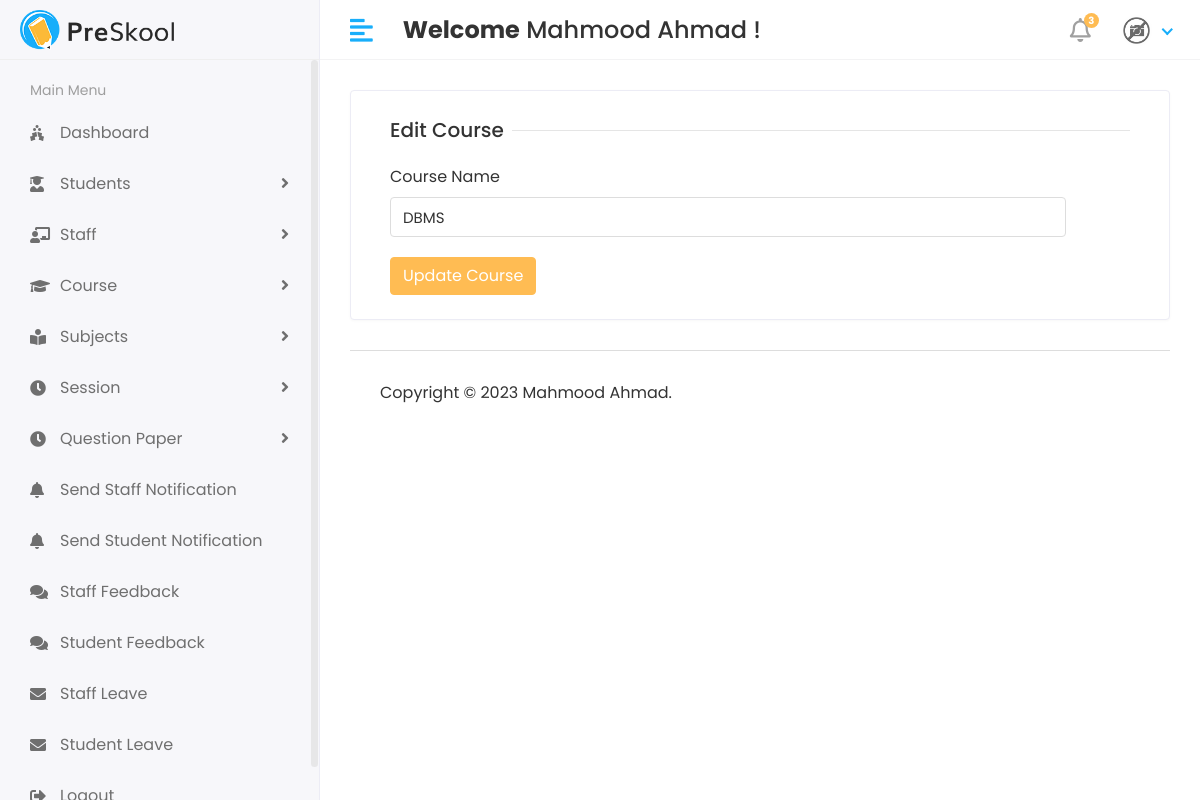
Before: /hod/course/Edit/1 (signed in) with the older database file.
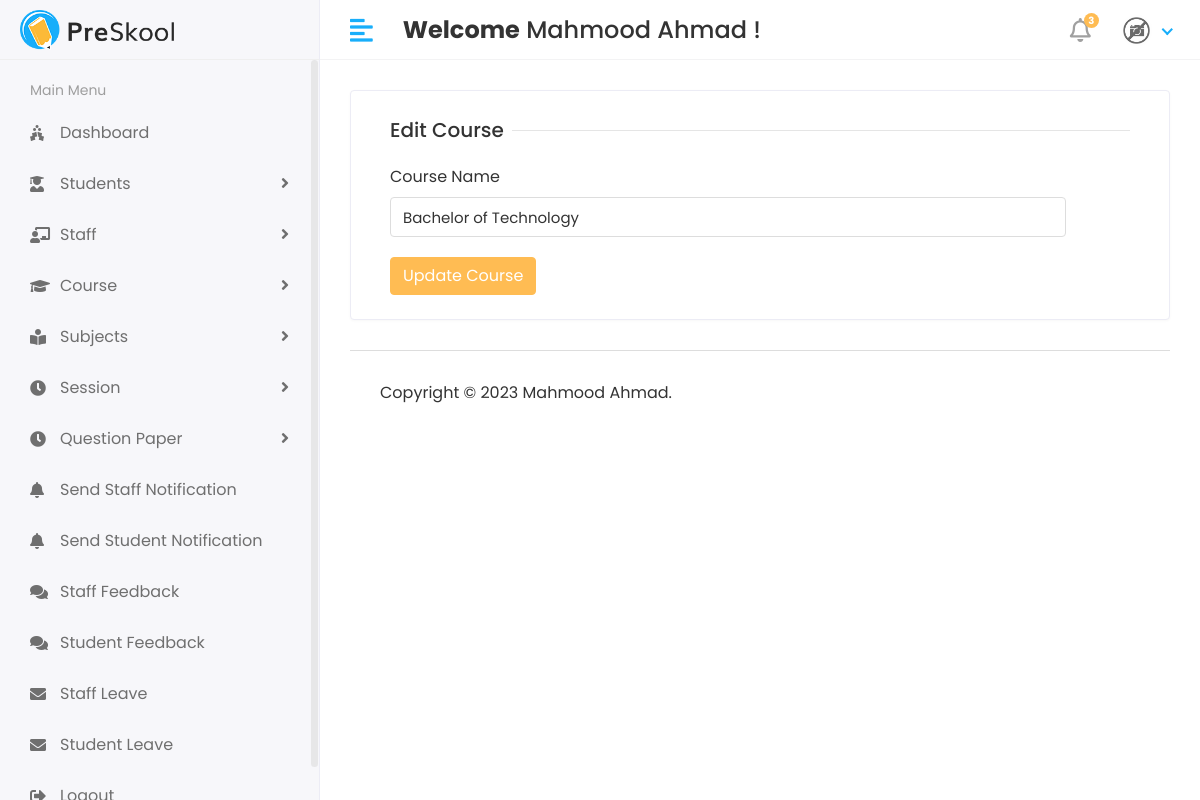
After: the same page with the newer database file.
### app/models.py (models this page shows, shortened)
class Course(models.Model):
    name = models.CharField(max_length=100)
    created_at = models.DateTimeField(auto_now_add=True)
    updated_at = models.DateTimeField(auto_now=True)

### student_management_system/hod_views.py (the view)
# urls.py: path('hod/course/Edit/<str:id>', hod_views.EDIT_COURSE, name='edit_course'),
@login_required(login_url='/')
def EDIT_COURSE(request, id):
    course = Course.objects.get(id=id)
    context = {
        'course': course,
    }
    return render(request, 'hod/edit_course.html', context)

### templates/hod/edit_course.html (shortened to what this page needs)
{% extends 'base.html' %}
{% block content %}
<div class="row">
   <div class="col-sm-12">
      <div class="card">
         <div class="card-body">
            <form method="post" action="{% url 'update_course' %}" >
               <div class="col-12">
                  <h5 class="form-title"><span>Edit Course</span></h5>
               </div>
               <div class="col-sm-11">
                  <div class="form-group">
                     <label>Course Name</label>
                     <input type="text" class="form-control" name="name" value="{{course.name}}" required>
                  </div>
               </div>
               <div class="col-12">
                  <button type="submit" class="btn btn-primary">Update Course</button>
               </div>
            </form>
         </div>
      </div>
   </div>
</div>
{% endblock %}

Changed rows visible on the page:
changed Course: name "DBMS" → "Bachelor of Technology"
